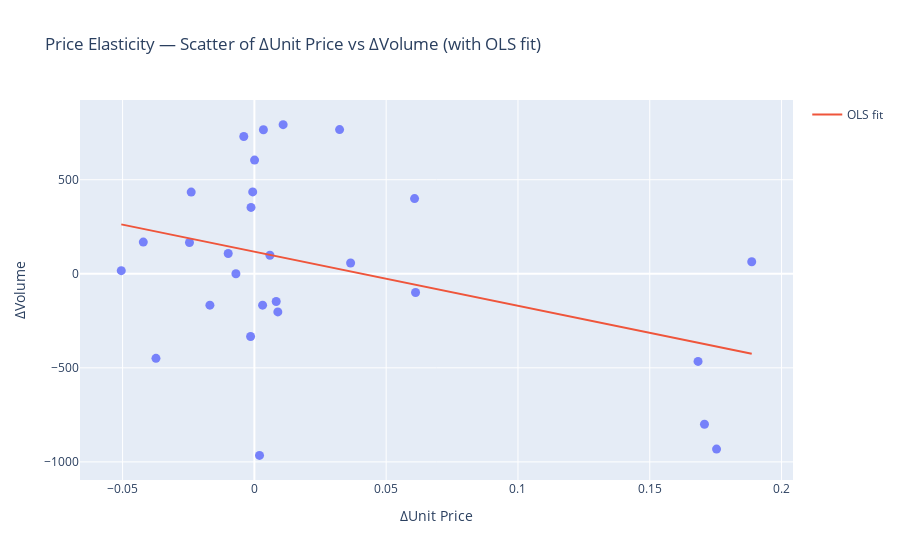
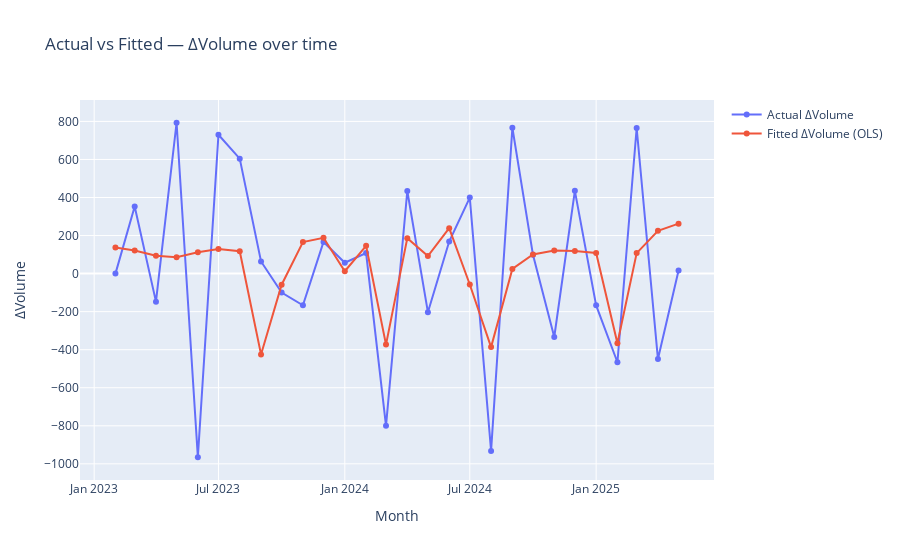

Notebook code cell kept with these figures, in order:
### Code cell
# =========================
# Price Elasticity — First Differences OLS (Plotly visuals)
# =========================

import pandas as pd
import numpy as np
import statsmodels.api as sm
import plotly.express as px
import plotly.graph_objects as go

# ---- 0) Preconditions check ----
required_cols = {"month", "volume", "unit_price"}
missing = required_cols - set(df.columns)
if missing:
    raise ValueError(f"df is missing columns: {missing}. Expected {required_cols}")

# Ensure types
df_elast = df[["month", "volume", "unit_price"]].copy()
df_elast["month"] = pd.to_datetime(df_elast["month"]).dt.to_period("M").dt.to_timestamp()
df_elast = df_elast.sort_values("month").reset_index(drop=True)

# ---- 1) Build first differences (focus on month-to-month changes) ----
df_diff = df_elast[["month", "volume", "unit_price"]].copy()
df_diff["d_volume"] = df_diff["volume"].diff()
df_diff["d_unit_price"] = df_diff["unit_price"].diff()
df_diff = df_diff.dropna().reset_index(drop=True)

# Optional: remove extreme outliers on deltas (winsorize) if needed
# from scipy.stats.mstats import winsorize
# df_diff["d_volume"] = winsorize(df_diff["d_volume"], limits=[0.01, 0.01])
# df_diff["d_unit_price"] = winsorize(df_diff["d_unit_price"], limits=[0.01, 0.01])

# ---- 2) Fit OLS: d_volume ~ d_unit_price ----
y = df_diff["d_volume"].astype("float64")
X = sm.add_constant(df_diff[["d_unit_price"]].astype("float64"))
ols = sm.OLS(y, X).fit()

# ---- 3) Predictions and metrics ----
df_diff["fitted_d_volume"] = ols.predict(X)
df_diff["residual"] = df_diff["d_volume"] - df_diff["fitted_d_volume"]

def regression_metrics(y_true: pd.Series, y_pred: pd.Series) -> dict:
    e = y_true - y_pred
    mae = float(np.mean(np.abs(e)))
    rmse = float(np.sqrt(np.mean(e**2)))
    # R² already from model; include here for convenience
    return {"R2": float(ols.rsquared), "MAE": mae, "RMSE": rmse}

metrics = regression_metrics(df_diff["d_volume"], df_diff["fitted_d_volume"])
print("=== Price Elasticity (First Differences) — OLS ===")
print(f"Observations: {len(df_diff)}")
print(f"coef(d_unit_price): {ols.params['d_unit_price']:.4f} | p-value: {ols.pvalues['d_unit_price']:.4f}")
print(f"Intercept: {ols.params['const']:.4f} | p-value: {ols.pvalues['const']:.4f}")
print(f"R²: {metrics['R2']:.3f} | MAE: {metrics['MAE']:.2f} | RMSE: {metrics['RMSE']:.2f}")

# Tidy table
summary_tbl = pd.DataFrame({
    "term": ["const", "d_unit_price"],
    "coef": [ols.params["const"], ols.params["d_unit_price"]],
    "std_err": [ols.bse["const"], ols.bse["d_unit_price"]],
    "t": [ols.tvalues["const"], ols.tvalues["d_unit_price"]],
    "p_value": [ols.pvalues["const"], ols.pvalues["d_unit_price"]],
})
summary_tbl["signif"] = summary_tbl["p_value"].apply(
    lambda p: "***" if p < 0.001 else "**" if p < 0.01 else "*" if p < 0.05 else ""
)
display(summary_tbl.round(4))

# ---- 4) Plot A — Scatter of deltas with OLS line ----
fig_scatter = px.scatter(
    df_diff, x="d_unit_price", y="d_volume",
    title="Price Elasticity — Scatter of ΔUnit Price vs ΔVolume (with OLS fit)",
    labels={"d_unit_price": "ΔUnit Price", "d_volume": "ΔVolume"},
)
# Add fitted line manually for clarity
grid = np.linspace(df_diff["d_unit_price"].min(), df_diff["d_unit_price"].max(), 100)
grid_X = sm.add_constant(pd.DataFrame({"d_unit_price": grid}))
line = ols.predict(grid_X)
fig_scatter.add_traces(go.Scatter(x=grid, y=line, mode="lines", name="OLS fit"))
fig_scatter.update_traces(marker=dict(size=9, opacity=0.85))
fig_scatter.show()

# ---- 5) Plot B — Time series of actual vs fitted deltas ----
df_plot = df_diff.copy()
fig_ts = go.Figure()
fig_ts.add_trace(go.Scatter(
    x=df_plot["month"], y=df_plot["d_volume"],
    mode="lines+markers", name="Actual ΔVolume"
))
fig_ts.add_trace(go.Scatter(
    x=df_plot["month"], y=df_plot["fitted_d_volume"],
    mode="lines+markers", name="Fitted ΔVolume (OLS)"
))
fig_ts.update_layout(
    title="Actual vs Fitted — ΔVolume over time",
    xaxis_title="Month", yaxis_title="ΔVolume", hovermode="x unified"
)
fig_ts.show()

# ---- 6) Plot C — Residuals over time ----
fig_res = px.bar(
    df_plot, x="month", y="residual",
    title="Residuals over time (Actual ΔVolume − Fitted ΔVolume)",
    labels={"month": "Month", "residual": "Residual"}
)
fig_res.add_hline(y=0, line_dash="dash", line_color="gray")
fig_res.show()

# interpret sign as elasticity proxy
df_log = df_elast[["month", "volume", "unit_price"]].copy()
df_log["ln_volume"] = np.log(df_log["volume"])
df_log["ln_unit_price"] = np.log(df_log["unit_price"])
df_log = df_log.dropna().sort_values("month").reset_index(drop=True)
df_log_diff = df_log[["month", "ln_volume", "ln_unit_price"]].diff().dropna()
y_e = df_log_diff["ln_volume"]  # ≈ % change in volume
X_e = sm.add_constant(df_log_diff[["ln_unit_price"]])
elast_model = sm.OLS(y_e, X_e).fit()
print("\n=== Log-Log Elasticity (Δln Volume ~ Δln Price) ===")
print(elast_model.summary())

### Figure 1 — Plotly figure (JSON) as saved in the notebook; plotly's stock layout.template omitted (floating-point values rounded to 4 significant figures)
{"data": [{"hovertemplate": "ΔUnit Price=%{x}<br>ΔVolume=%{y}<extra></extra>", "legendgroup": "", "marker": {"color": "#636efa", "opacity": 0.85, "size": 9, "symbol": "circle"}, "mode": "markers", "name": "", "orientation": "v", "showlegend": false, "type": "scatter", "x": [-0.007009, -0.001275, 0.008278, 0.01091, 0.001943, -0.004018, 7.182e-05, 0.1887, 0.06115, -0.01688, -0.02463, 0.0365, -0.009932, 0.1708, -0.02397, 0.008898, -0.04215, 0.06077, 0.1753, 0.03232, 0.005899, -0.001436, -0.0006366, 0.003117, 0.1683, 0.003425, -0.03734, -0.0505], "xaxis": "x", "y": [-0.0225, 353.1, -147.4, 793.0, -965.4, 729.9, 604.3, 63.81, -99.59, -166.6, 166.3, 57.17, 108.0, -800.0, 434.4, -202.8, 168.5, 399.8, -932.0, 766.6, 98.77, -333.3, 435.1, -167.0, -466.0, 765.6, -449.3, 16.65], "yaxis": "y"}, {"marker": {"opacity": 0.85, "size": 9}, "mode": "lines", "name": "OLS fit", "type": "scatter", "x": [-0.0505, -0.04808, -0.04567, -0.04325, -0.04084, -0.03842, -0.036, -0.03359, -0.03117, -0.02876, -0.02634, -0.02392, -0.02151, -0.01909, -0.01668, -0.01426, -0.01184, -0.009427, -0.007011, -0.004595, -0.002179, 0.0002366, 0.002653, 0.005069, 0.007485, 0.009901, 0.01232, 0.01473, 0.01715, 0.01956, 0.02198, 0.0244, 0.02681, 0.02923, 0.03164, 0.03406, 0.03648, 0.03889, 0.04131, 0.04372, 0.04614, 0.04856, 0.05097, 0.05339, 0.0558, 0.05822, 0.06064, 0.06305, 0.06547, 0.06788, 0.0703, 0.07272, 0.07513, 0.07755, 0.07996, 0.08238, 0.0848, 0.08721, 0.08963, 0.09204, 0.09446, 0.09688, 0.09929, 0.1017, 0.1041, 0.1065, 0.109, 0.1114, 0.1138, 0.1162, 0.1186, 0.121, 0.1235, 0.1259, 0.1283, 0.1307, 0.1331, 0.1355, 0.1379, 0.1404, 0.1428, 0.1452, 0.1476, 0.15, 0.1524, 0.1549, 0.1573, 0.1597, 0.1621, 0.1645, 0.1669, 0.1694, 0.1718, 0.1742, 0.1766, 0.179, 0.1814, 0.1839, 0.1863, 0.1887], "y": [262.7, 255.8, 248.8, 241.9, 234.9, 228.0, 221.0, 214.1, 207.1, 200.2, 193.3, 186.3, 179.4, 172.4, 165.5, 158.5, 151.6, 144.6, 137.7, 130.8, 123.8, 116.9, 109.9, 103.0, 96.04, 89.09, 82.15, 75.2, 68.26, 61.32, 54.37, 47.43, 40.48, 33.54, 26.59, 19.65, 12.7, 5.76, -1.184, -8.129, -15.07, -22.02, -28.96, -35.91, -42.85, -49.8, -56.74, -63.68, -70.63, -77.57, -84.52, -91.46, -98.41, -105.4, -112.3, -119.2, -126.2, -133.1, -140.1, -147.0, -154.0, -160.9, -167.9, -174.8, -181.7, -188.7, -195.6, -202.6, -209.5, -216.5, -223.4, -230.4, -237.3, -244.2, -251.2, -258.1, -265.1, -272.0, -279.0, -285.9, -292.9, -299.8, -306.7, -313.7, -320.6, -327.6, -334.5, -341.5, -348.4, -355.4, -362.3, -369.2, -376.2, -383.1, -390.1, -397.0, -404.0, -410.9, -417.9, -424.8]}], "layout": {"legend": {"tracegroupgap": 0}, "title": {"text": "Price Elasticity — Scatter of ΔUnit Price vs ΔVolume (with OLS fit)"}, "xaxis": {"anchor": "y", "domain": [0, 1], "title": {"text": "ΔUnit Price"}}, "yaxis": {"anchor": "x", "domain": [0, 1], "title": {"text": "ΔVolume"}}}}

### Figure 2 — Plotly figure (JSON) as saved in the notebook; plotly's stock layout.template omitted (floating-point values rounded to 4 significant figures)
{"data": [{"mode": "lines+markers", "name": "Actual ΔVolume", "type": "scatter", "x": ["2023-02-01T00:00:00", "2023-03-01T00:00:00", "2023-04-01T00:00:00", "2023-05-01T00:00:00", "2023-06-01T00:00:00", "2023-07-01T00:00:00", "2023-08-01T00:00:00", "2023-09-01T00:00:00", "2023-10-01T00:00:00", "2023-11-01T00:00:00", "2023-12-01T00:00:00", "2024-01-01T00:00:00", "2024-02-01T00:00:00", "2024-03-01T00:00:00", "2024-04-01T00:00:00", "2024-05-01T00:00:00", "2024-06-01T00:00:00", "2024-07-01T00:00:00", "2024-08-01T00:00:00", "2024-09-01T00:00:00", "2024-10-01T00:00:00", "2024-11-01T00:00:00", "2024-12-01T00:00:00", "2025-01-01T00:00:00", "2025-02-01T00:00:00", "2025-03-01T00:00:00", "2025-04-01T00:00:00", "2025-05-01T00:00:00"], "y": [-0.0225, 353.1, -147.4, 793.0, -965.4, 729.9, 604.3, 63.81, -99.59, -166.6, 166.3, 57.17, 108.0, -800.0, 434.4, -202.8, 168.5, 399.8, -932.0, 766.6, 98.77, -333.3, 435.1, -167.0, -466.0, 765.6, -449.3, 16.65]}, {"mode": "lines+markers", "name": "Fitted ΔVolume (OLS)", "type": "scatter", "x": ["2023-02-01T00:00:00", "2023-03-01T00:00:00", "2023-04-01T00:00:00", "2023-05-01T00:00:00", "2023-06-01T00:00:00", "2023-07-01T00:00:00", "2023-08-01T00:00:00", "2023-09-01T00:00:00", "2023-10-01T00:00:00", "2023-11-01T00:00:00", "2023-12-01T00:00:00", "2024-01-01T00:00:00", "2024-02-01T00:00:00", "2024-03-01T00:00:00", "2024-04-01T00:00:00", "2024-05-01T00:00:00", "2024-06-01T00:00:00", "2024-07-01T00:00:00", "2024-08-01T00:00:00", "2024-09-01T00:00:00", "2024-10-01T00:00:00", "2024-11-01T00:00:00", "2024-12-01T00:00:00", "2025-01-01T00:00:00", "2025-02-01T00:00:00", "2025-03-01T00:00:00", "2025-04-01T00:00:00", "2025-05-01T00:00:00"], "y": [137.7, 121.2, 93.76, 86.2, 112.0, 129.1, 117.3, -424.8, -58.21, 166.1, 188.3, 12.63, 146.1, -373.3, 186.5, 91.98, 238.7, -57.12, -386.4, 24.64, 100.6, 121.7, 119.4, 108.6, -366.3, 107.7, 224.9, 262.7]}], "layout": {"hovermode": "x unified", "title": {"text": "Actual vs Fitted — ΔVolume over time"}, "xaxis": {"title": {"text": "Month"}}, "yaxis": {"title": {"text": "ΔVolume"}}}}
